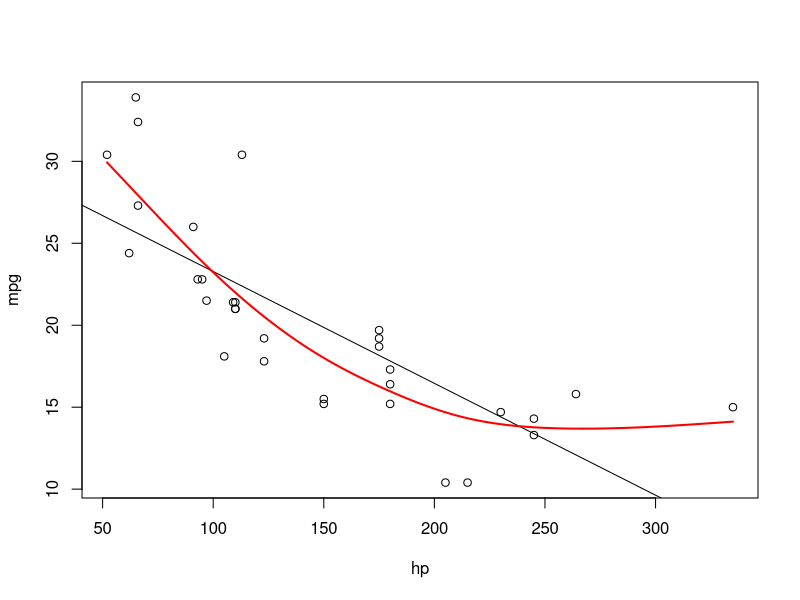

Here is the R script that generated this plot:
## Fit LM to data
plot(mpg~hp, data=mtcars)
model.lm <- lm(mpg~hp, data=mtcars)
abline(model.lm)
summary(model.lm)

## Fit GAM to data
library(mgcv)
model.gam <- gam(mpg~s(hp), data=mtcars)
xvec <- seq(min(mtcars$hp), max(mtcars$hp))
y.gam <- predict(model.gam, data.frame(hp=xvec))
lines(xvec, y.gam, lwd=2, col="red")
summary(model.gam)

## Compare LM and GAM using AIC
AIC(model.lm, model.gam)
